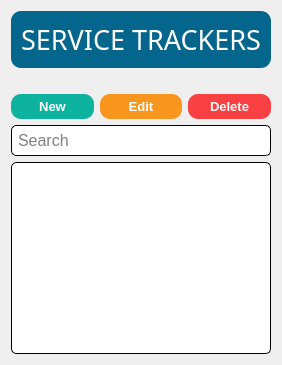
      <widget class="QWidget" name="page_servicetracker_listingview">
       <layout class="QGridLayout" name="gridLayout_19">
        <item row="0" column="0" colspan="3">
         <widget class="QLabel" name="label_41">
          <property name="font">
           <font>
            <family>Impact</family>
            <pointsize>20</pointsize>
           </font>
          </property>
          <property name="styleSheet">
           <string notr="true">QLabel {
	color: white;
    background-color: #05668d;
    border-style: outset;
    border-radius: 10px;
    padding: 10px;
	margin: 0px 0px 20px 0px;
}</string>
          </property>
          <property name="text">
           <string>SERVICE TRACKERS</string>
          </property>
          <property name="alignment">
           <set>Qt::AlignCenter</set>
          </property>
         </widget>
        </item>
        <item row="1" column="0">
         <widget class="QPushButton" name="servicetracker_listingview_btnNew">
          <property name="font">
           <font>
            <family>Arial</family>
            <pointsize>10</pointsize>
            <weight>75</weight>
            <bold>true</bold>
           </font>
          </property>
          <property name="cursor">
           <cursorShape>PointingHandCursor</cursorShape>
          </property>
          <property name="focusPolicy">
           <enum>Qt::NoFocus</enum>
          </property>
          <property name="styleSheet">
           <string notr="true">QPushButton {
	color: white;
    background-color: #0db39e;
    border-style: outset;
    border-radius: 10px;
    padding: 5px;
}

QPushButton:hover {
	    background-color: #16db93;
}</string>
          </property>
          <property name="text">
           <string>New</string>
          </property>
         </widget>
        </item>
        <item row="1" column="1">
         <widget class="QPushButton" name="servicetracker_listingview_btnEdit">
          <property name="font">
           <font>
            <family>Arial</family>
            <pointsize>10</pointsize>
            <weight>75</weight>
            <bold>true</bold>
           </font>
          </property>
          <property name="cursor">
           <cursorShape>PointingHandCursor</cursorShape>
          </property>
          <property name="focusPolicy">
           <enum>Qt::NoFocus</enum>
          </property>
          <property name="styleSheet">
           <string notr="true">QPushButton {
	color: white;
    background-color: #f8961e;
    border-style: outset;
    border-radius: 10px;
    padding: 5px;
}

QPushButton:hover {
	    background-color: #f9c74f;
}</string>
          </property>
          <property name="text">
           <string>Edit</string>
          </property>
         </widget>
        </item>
        <item row="1" column="2">
         <widget class="QPushButton" name="servicetracker_listingview_btnDelete">
          <property name="font">
           <font>
            <family>Arial</family>
            <pointsize>10</pointsize>
            <weight>75</weight>
            <bold>true</bold>
           </font>
          </property>
          <property name="cursor">
           <cursorShape>PointingHandCursor</cursorShape>
          </property>
          <property name="focusPolicy">
           <enum>Qt::NoFocus</enum>
          </property>
          <property name="styleSheet">
           <string notr="true">QPushButton {
	color: white;
    background-color: #f94144;
    border-style: outset;
    border-radius: 10px;
    padding: 5px;
}

QPushButton:hover {
	    background-color: #ff595e;
}</string>
          </property>
          <property name="text">
           <string>Delete</string>
          </property>
         </widget>
        </item>
        <item row="2" column="0" colspan="3">
         <widget class="QLineEdit" name="servicetracker_listingview_txtSearch">
          <property name="font">
           <font>
            <family>Arial</family>
            <pointsize>12</pointsize>
           </font>
          </property>
          <property name="styleSheet">
           <string notr="true">QLineEdit {
	background-color: white;
	border-style: inset;
	border-width: 1px;
	border-radius: 5px;
	border-color: black;
	padding: 4px;
}

QLineEdit:focus {
	border-width: 2px;
	border-color: #028090;
}</string>
          </property>
          <property name="placeholderText">
           <string>Search</string>
          </property>
          <property name="clearButtonEnabled">
           <bool>true</bool>
          </property>
         </widget>
        </item>
        <item row="3" column="0" colspan="3">
         <widget class="QTableWidget" name="servicetracker_listingview_tblServiceTracker">
          <property name="focusPolicy">
           <enum>Qt::ClickFocus</enum>
          </property>
          <property name="styleSheet">
           <string notr="true">QTableWidget {
	background-color: white;
	border-style: inset;
	border-width: 1px;
	border-radius: 5px;
	border-color: black;
	padding: 4px;
}

QTableWidget:focus {
	border-width: 2px;
	border-color: #028090;
}</string>
          </property>
          <property name="editTriggers">
           <set>QAbstractItemView::NoEditTriggers</set>
          </property>
          <property name="tabKeyNavigation">
           <bool>false</bool>
          </property>
          <property name="alternatingRowColors">
           <bool>false</bool>
          </property>
          <property name="selectionMode">
           <enum>QAbstractItemView::SingleSelection</enum>
          </property>
          <property name="selectionBehavior">
           <enum>QAbstractItemView::SelectRows</enum>
          </property>
          <property name="sortingEnabled">
           <bool>true</bool>
          </property>
          <property name="cornerButtonEnabled">
           <bool>false</bool>
          </property>
          <attribute name="horizontalHeaderStretchLastSection">
           <bool>true</bool>
          </attribute>
          <attribute name="verticalHeaderVisible">
           <bool>false</bool>
          </attribute>
         </widget>
        </item>
       </layout>
      </widget>
